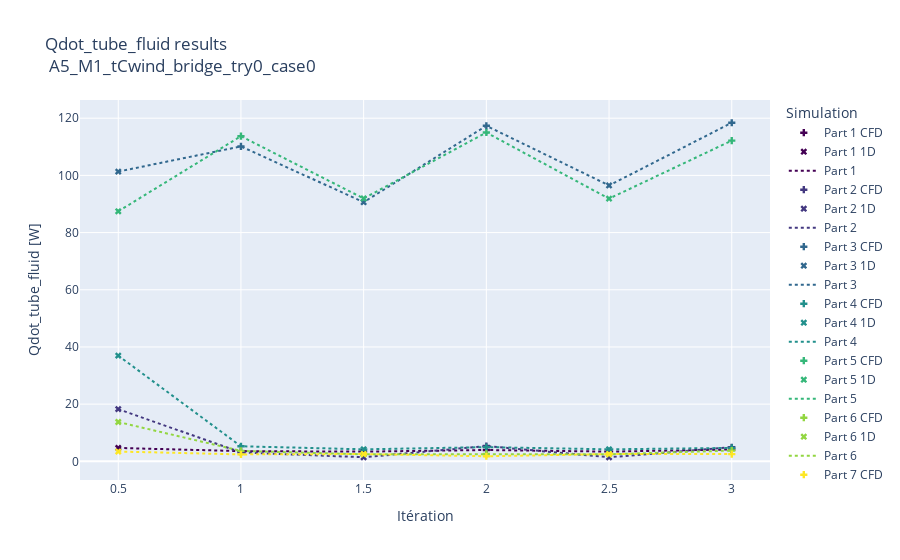
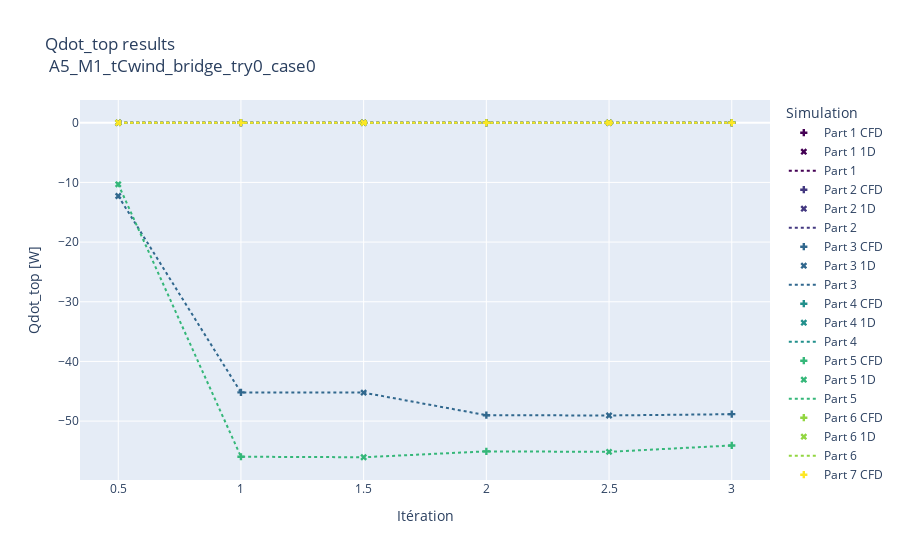
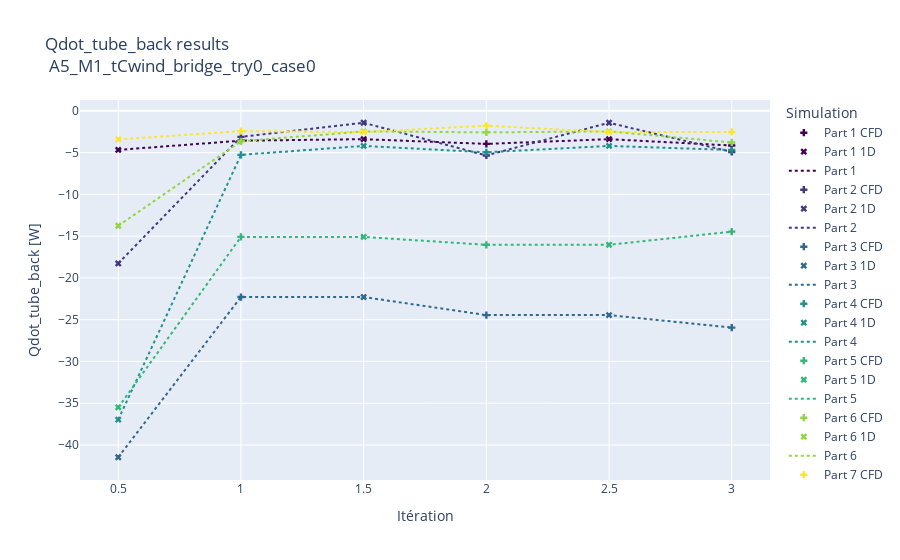
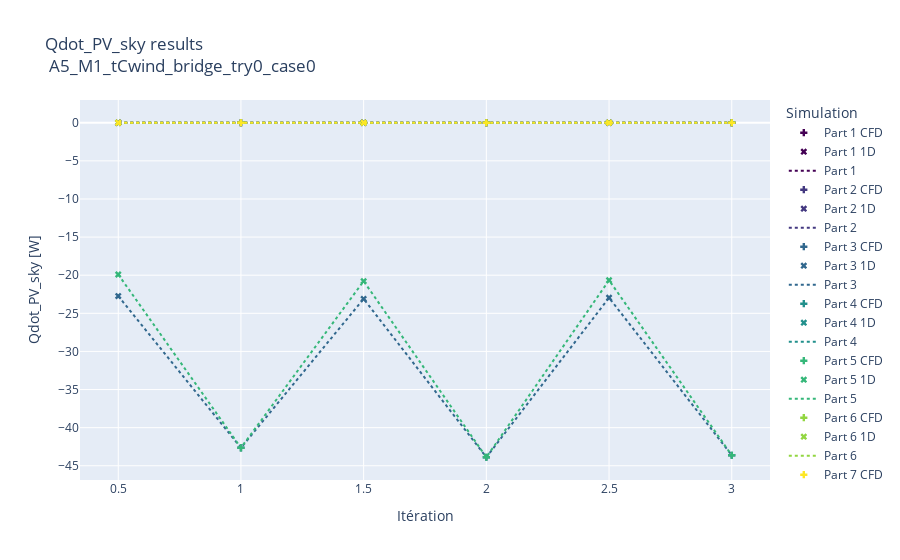

Notebook code cell kept with these figures, in order:
### Code cell
SR_fp =r'D:\ANSYS Fluent Projects\pvt_slice_outdoor\Fluent_GMI\SimulationResults'
caoMeshCodes = ['A5_M1','A7_M1']
cases = [0,1,2,3]
testConditionsCode = 'tCwind'
method = 'bridge'
no_try =0
for no_case in cases :
    for caoMeshCode in caoMeshCodes:
        # plot_CFD_participation_last_it(SR_fp, caoMeshCode, testConditionsCode, method, no_try, no_case).show()
        # bplt.plot_1D_participation_last_it(SR_fp, caoMeshCode, testConditionsCode, method, no_try, no_case).show()
        for Qdot in ['Qdot_tube_fluid', 'Qdot_top','Qdot_tube_back', 'Qdot_PV_sky', 'Qdot_top_rad', 'Qdot_top_conv', 'Qdot_tube_back_rad', 'Qdot_tube_back_conv'] :
            bplt.plot_big_it(Qdot, SR_fp, caoMeshCode, testConditionsCode, method, no_try, no_case).show()

### Figure 1 — Plotly figure (JSON) as saved in the notebook; plotly's stock layout.template omitted (floating-point values rounded to 4 significant figures)
{"data": [{"hovertemplate": "CFD Itération: %{x}<br>Qdot_tube_fluid : %{y:.2f} W<br>Part 1", "line": {"color": "rgb(68, 1, 84)", "width": 2}, "marker": {"symbol": "cross"}, "mode": "markers", "name": "Part 1 CFD", "type": "scatter", "x": [1, 2, 3], "y": [3.57, 3.955, 4.15]}, {"hovertemplate": "1D Itération: %{x}<br>Qdot_tube_fluid : %{y:.2f} W<br>Part 1", "line": {"color": "rgb(68, 1, 84)", "dash": "dot", "width": 2}, "marker": {"symbol": "x"}, "mode": "markers", "name": "Part 1 1D", "type": "scatter", "x": [0.5, 1.5, 2.5], "y": [4.671, 3.389, 3.389]}, {"line": {"color": "rgb(68, 1, 84)", "dash": "dot", "width": 2}, "mode": "lines", "name": "Part 1", "type": "scatter", "x": [0.5, 1, 1.5, 2, 2.5, 3], "y": [4.671, 3.57, 3.389, 3.955, 3.389, 4.15]}, {"hovertemplate": "CFD Itération: %{x}<br>Qdot_tube_fluid : %{y:.2f} W<br>Part 2", "line": {"color": "rgb(67, 56, 128)", "width": 2}, "marker": {"symbol": "cross"}, "mode": "markers", "name": "Part 2 CFD", "type": "scatter", "x": [1, 2, 3], "y": [3.111, 5.337, 4.922]}, {"hovertemplate": "1D Itération: %{x}<br>Qdot_tube_fluid : %{y:.2f} W<br>Part 2", "line": {"color": "rgb(67, 56, 128)", "dash": "dot", "width": 2}, "marker": {"symbol": "x"}, "mode": "markers", "name": "Part 2 1D", "type": "scatter", "x": [0.5, 1.5, 2.5], "y": [18.27, 1.423, 1.423]}, {"line": {"color": "rgb(67, 56, 128)", "dash": "dot", "width": 2}, "mode": "lines", "name": "Part 2", "type": "scatter", "x": [0.5, 1, 1.5, 2, 2.5, 3], "y": [18.27, 3.111, 1.423, 5.337, 1.423, 4.922]}, {"hovertemplate": "CFD Itération: %{x}<br>Qdot_tube_fluid : %{y:.2f} W<br>Part 3", "line": {"color": "rgb(49, 104, 142)", "width": 2}, "marker": {"symbol": "cross"}, "mode": "markers", "name": "Part 3 CFD", "type": "scatter", "x": [1, 2, 3], "y": [110.1, 117.3, 118.4]}, {"hovertemplate": "1D Itération: %{x}<br>Qdot_tube_fluid : %{y:.2f} W<br>Part 3", "line": {"color": "rgb(49, 104, 142)", "dash": "dot", "width": 2}, "marker": {"symbol": "x"}, "mode": "markers", "name": "Part 3 1D", "type": "scatter", "x": [0.5, 1.5, 2.5], "y": [101.3, 90.63, 96.48]}, {"line": {"color": "rgb(49, 104, 142)", "dash": "dot", "width": 2}, "mode": "lines", "name": "Part 3", "type": "scatter", "x": [0.5, 1, 1.5, 2, 2.5, 3], "y": [101.3, 110.1, 90.63, 117.3, 96.48, 118.4]}, {"hovertemplate": "CFD Itération: %{x}<br>Qdot_tube_fluid : %{y:.2f} W<br>Part 4", "line": {"color": "rgb(34, 144, 140)", "width": 2}, "marker": {"symbol": "cross"}, "mode": "markers", "name": "Part 4 CFD", "type": "scatter", "x": [1, 2, 3], "y": [5.264, 4.961, 4.689]}, {"hovertemplate": "1D Itération: %{x}<br>Qdot_tube_fluid : %{y:.2f} W<br>Part 4", "line": {"color": "rgb(34, 144, 140)", "dash": "dot", "width": 2}, "marker": {"symbol": "x"}, "mode": "markers", "name": "Part 4 1D", "type": "scatter", "x": [0.5, 1.5, 2.5], "y": [36.97, 4.196, 4.196]}, {"line": {"color": "rgb(34, 144, 140)", "dash": "dot", "width": 2}, "mode": "lines", "name": "Part 4", "type": "scatter", "x": [0.5, 1, 1.5, 2, 2.5, 3], "y": [36.97, 5.264, 4.196, 4.961, 4.196, 4.689]}, {"hovertemplate": "CFD Itération: %{x}<br>Qdot_tube_fluid : %{y:.2f} W<br>Part 5", "line": {"color": "rgb(53, 183, 121)", "width": 2}, "marker": {"symbol": "cross"}, "mode": "markers", "name": "Part 5 CFD", "type": "scatter", "x": [1, 2, 3], "y": [113.7, 115.0, 112.2]}, {"hovertemplate": "1D Itération: %{x}<br>Qdot_tube_fluid : %{y:.2f} W<br>Part 5", "line": {"color": "rgb(53, 183, 121)", "dash": "dot", "width": 2}, "marker": {"symbol": "x"}, "mode": "markers", "name": "Part 5 1D", "type": "scatter", "x": [0.5, 1.5, 2.5], "y": [87.43, 91.94, 91.86]}, {"line": {"color": "rgb(53, 183, 121)", "dash": "dot", "width": 2}, "mode": "lines", "name": "Part 5", "type": "scatter", "x": [0.5, 1, 1.5, 2, 2.5, 3], "y": [87.43, 113.7, 91.94, 115.0, 91.86, 112.2]}, {"hovertemplate": "CFD Itération: %{x}<br>Qdot_tube_fluid : %{y:.2f} W<br>Part 6", "line": {"color": "rgb(146, 214, 65)", "width": 2}, "marker": {"symbol": "cross"}, "mode": "markers", "name": "Part 6 CFD", "type": "scatter", "x": [1, 2, 3], "y": [3.64, 2.574, 3.779]}, {"hovertemplate": "1D Itération: %{x}<br>Qdot_tube_fluid : %{y:.2f} W<br>Part 6", "line": {"color": "rgb(146, 214, 65)", "dash": "dot", "width": 2}, "marker": {"symbol": "x"}, "mode": "markers", "name": "Part 6 1D", "type": "scatter", "x": [0.5, 1.5, 2.5], "y": [13.76, 2.455, 2.455]}, {"line": {"color": "rgb(146, 214, 65)", "dash": "dot", "width": 2}, "mode": "lines", "name": "Part 6", "type": "scatter", "x": [0.5, 1, 1.5, 2, 2.5, 3], "y": [13.76, 3.64, 2.455, 2.574, 2.455, 3.779]}, {"hovertemplate": "CFD Itération: %{x}<br>Qdot_tube_fluid : %{y:.2f} W<br>Part 7", "line": {"color": "rgb(253, 231, 37)", "width": 2}, "marker": {"symbol": "cross"}, "mode": "markers", "name": "Part 7 CFD", "type": "scatter", "x": [1, 2, 3], "y": [2.421, 1.767, 2.524]}, {"hovertemplate": "1D Itération: %{x}<br>Qdot_tube_fluid : %{y:.2f} W<br>Part 7", "line": {"color": "rgb(253, 231, 37)", "dash": "dot", "width": 2}, "marker": {"symbol": "x"}, "mode": "markers", "name": "Part 7 1D", "type": "scatter", "x": [0.5, 1.5, 2.5], "y": [3.423, 2.547, 2.547]}, {"line": {"color": "rgb(253, 231, 37)", "dash": "dot", "width": 2}, "mode": "lines", "name": "Part 7", "type": "scatter", "x": [0.5, 1, 1.5, 2, 2.5, 3], "y": [3.423, 2.421, 2.547, 1.767, 2.547, 2.524]}], "layout": {"legend": {"title": {"text": "Simulation"}}, "title": {"text": "Qdot_tube_fluid results <br> A5_M1_tCwind_bridge_try0_case0"}, "xaxis": {"title": {"text": "Itération"}}, "yaxis": {"title": {"text": "Qdot_tube_fluid [W]"}}}}

### Figure 2 — Plotly figure (JSON) as saved in the notebook; plotly's stock layout.template omitted (floating-point values rounded to 4 significant figures)
{"data": [{"hovertemplate": "CFD Itération: %{x}<br>Qdot_top : %{y:.2f} W<br>Part 1", "line": {"color": "rgb(68, 1, 84)", "width": 2}, "marker": {"symbol": "cross"}, "mode": "markers", "name": "Part 1 CFD", "type": "scatter", "x": [1, 2, 3], "y": [1e-06, 1e-06, 1e-06]}, {"hovertemplate": "1D Itération: %{x}<br>Qdot_top : %{y:.2f} W<br>Part 1", "line": {"color": "rgb(68, 1, 84)", "dash": "dot", "width": 2}, "marker": {"symbol": "x"}, "mode": "markers", "name": "Part 1 1D", "type": "scatter", "x": [0.5, 1.5, 2.5], "y": [-2.261e-06, -2.382e-07, -2.382e-07]}, {"line": {"color": "rgb(68, 1, 84)", "dash": "dot", "width": 2}, "mode": "lines", "name": "Part 1", "type": "scatter", "x": [0.5, 1, 1.5, 2, 2.5, 3], "y": [-2.261e-06, 1e-06, -2.382e-07, 1e-06, -2.382e-07, 1e-06]}, {"hovertemplate": "CFD Itération: %{x}<br>Qdot_top : %{y:.2f} W<br>Part 2", "line": {"color": "rgb(67, 56, 128)", "width": 2}, "marker": {"symbol": "cross"}, "mode": "markers", "name": "Part 2 CFD", "type": "scatter", "x": [1, 2, 3], "y": [1e-06, 1e-06, 1e-06]}, {"hovertemplate": "1D Itération: %{x}<br>Qdot_top : %{y:.2f} W<br>Part 2", "line": {"color": "rgb(67, 56, 128)", "dash": "dot", "width": 2}, "marker": {"symbol": "x"}, "mode": "markers", "name": "Part 2 1D", "type": "scatter", "x": [0.5, 1.5, 2.5], "y": [-1.815e-06, -4.062e-06, -4.062e-06]}, {"line": {"color": "rgb(67, 56, 128)", "dash": "dot", "width": 2}, "mode": "lines", "name": "Part 2", "type": "scatter", "x": [0.5, 1, 1.5, 2, 2.5, 3], "y": [-1.815e-06, 1e-06, -4.062e-06, 1e-06, -4.062e-06, 1e-06]}, {"hovertemplate": "CFD Itération: %{x}<br>Qdot_top : %{y:.2f} W<br>Part 3", "line": {"color": "rgb(49, 104, 142)", "width": 2}, "marker": {"symbol": "cross"}, "mode": "markers", "name": "Part 3 CFD", "type": "scatter", "x": [1, 2, 3], "y": [-45.19, -49.01, -48.84]}, {"hovertemplate": "1D Itération: %{x}<br>Qdot_top : %{y:.2f} W<br>Part 3", "line": {"color": "rgb(49, 104, 142)", "dash": "dot", "width": 2}, "marker": {"symbol": "x"}, "mode": "markers", "name": "Part 3 1D", "type": "scatter", "x": [0.5, 1.5, 2.5], "y": [-12.28, -45.23, -49.06]}, {"line": {"color": "rgb(49, 104, 142)", "dash": "dot", "width": 2}, "mode": "lines", "name": "Part 3", "type": "scatter", "x": [0.5, 1, 1.5, 2, 2.5, 3], "y": [-12.28, -45.19, -45.23, -49.01, -49.06, -48.84]}, {"hovertemplate": "CFD Itération: %{x}<br>Qdot_top : %{y:.2f} W<br>Part 4", "line": {"color": "rgb(34, 144, 140)", "width": 2}, "marker": {"symbol": "cross"}, "mode": "markers", "name": "Part 4 CFD", "type": "scatter", "x": [1, 2, 3], "y": [1e-06, 1e-06, 1e-06]}, {"hovertemplate": "1D Itération: %{x}<br>Qdot_top : %{y:.2f} W<br>Part 4", "line": {"color": "rgb(34, 144, 140)", "dash": "dot", "width": 2}, "marker": {"symbol": "x"}, "mode": "markers", "name": "Part 4 1D", "type": "scatter", "x": [0.5, 1.5, 2.5], "y": [-3.572e-06, -8.632e-06, -8.578e-06]}, {"line": {"color": "rgb(34, 144, 140)", "dash": "dot", "width": 2}, "mode": "lines", "name": "Part 4", "type": "scatter", "x": [0.5, 1, 1.5, 2, 2.5, 3], "y": [-3.572e-06, 1e-06, -8.632e-06, 1e-06, -8.578e-06, 1e-06]}, {"hovertemplate": "CFD Itération: %{x}<br>Qdot_top : %{y:.2f} W<br>Part 5", "line": {"color": "rgb(53, 183, 121)", "width": 2}, "marker": {"symbol": "cross"}, "mode": "markers", "name": "Part 5 CFD", "type": "scatter", "x": [1, 2, 3], "y": [-55.97, -55.07, -54.08]}, {"hovertemplate": "1D Itération: %{x}<br>Qdot_top : %{y:.2f} W<br>Part 5", "line": {"color": "rgb(53, 183, 121)", "dash": "dot", "width": 2}, "marker": {"symbol": "x"}, "mode": "markers", "name": "Part 5 1D", "type": "scatter", "x": [0.5, 1.5, 2.5], "y": [-10.31, -56.06, -55.15]}, {"line": {"color": "rgb(53, 183, 121)", "dash": "dot", "width": 2}, "mode": "lines", "name": "Part 5", "type": "scatter", "x": [0.5, 1, 1.5, 2, 2.5, 3], "y": [-10.31, -55.97, -56.06, -55.07, -55.15, -54.08]}, {"hovertemplate": "CFD Itération: %{x}<br>Qdot_top : %{y:.2f} W<br>Part 6", "line": {"color": "rgb(146, 214, 65)", "width": 2}, "marker": {"symbol": "cross"}, "mode": "markers", "name": "Part 6 CFD", "type": "scatter", "x": [1, 2, 3], "y": [1e-06, 1e-06, 1e-06]}, {"hovertemplate": "1D Itération: %{x}<br>Qdot_top : %{y:.2f} W<br>Part 6", "line": {"color": "rgb(146, 214, 65)", "dash": "dot", "width": 2}, "marker": {"symbol": "x"}, "mode": "markers", "name": "Part 6 1D", "type": "scatter", "x": [0.5, 1.5, 2.5], "y": [-1.289e-06, -3.329e-06, -3.307e-06]}, {"line": {"color": "rgb(146, 214, 65)", "dash": "dot", "width": 2}, "mode": "lines", "name": "Part 6", "type": "scatter", "x": [0.5, 1, 1.5, 2, 2.5, 3], "y": [-1.289e-06, 1e-06, -3.329e-06, 1e-06, -3.307e-06, 1e-06]}, {"hovertemplate": "CFD Itération: %{x}<br>Qdot_top : %{y:.2f} W<br>Part 7", "line": {"color": "rgb(253, 231, 37)", "width": 2}, "marker": {"symbol": "cross"}, "mode": "markers", "name": "Part 7 CFD", "type": "scatter", "x": [1, 2, 3], "y": [1e-06, 1e-06, 1e-06]}, {"hovertemplate": "1D Itération: %{x}<br>Qdot_top : %{y:.2f} W<br>Part 7", "line": {"color": "rgb(253, 231, 37)", "dash": "dot", "width": 2}, "marker": {"symbol": "x"}, "mode": "markers", "name": "Part 7 1D", "type": "scatter", "x": [0.5, 1.5, 2.5], "y": [-1.722e-06, -1.963e-07, -1.923e-07]}, {"line": {"color": "rgb(253, 231, 37)", "dash": "dot", "width": 2}, "mode": "lines", "name": "Part 7", "type": "scatter", "x": [0.5, 1, 1.5, 2, 2.5, 3], "y": [-1.722e-06, 1e-06, -1.963e-07, 1e-06, -1.923e-07, 1e-06]}], "layout": {"legend": {"title": {"text": "Simulation"}}, "title": {"text": "Qdot_top results <br> A5_M1_tCwind_bridge_try0_case0"}, "xaxis": {"title": {"text": "Itération"}}, "yaxis": {"title": {"text": "Qdot_top [W]"}}}}

### Figure 3 — Plotly figure (JSON) as saved in the notebook; plotly's stock layout.template omitted (floating-point values rounded to 4 significant figures)
{"data": [{"hovertemplate": "CFD Itération: %{x}<br>Qdot_tube_back : %{y:.2f} W<br>Part 1", "line": {"color": "rgb(68, 1, 84)", "width": 2}, "marker": {"symbol": "cross"}, "mode": "markers", "name": "Part 1 CFD", "type": "scatter", "x": [1, 2, 3], "y": [-3.57, -3.955, -4.15]}, {"hovertemplate": "1D Itération: %{x}<br>Qdot_tube_back : %{y:.2f} W<br>Part 1", "line": {"color": "rgb(68, 1, 84)", "dash": "dot", "width": 2}, "marker": {"symbol": "x"}, "mode": "markers", "name": "Part 1 1D", "type": "scatter", "x": [0.5, 1.5, 2.5], "y": [-4.671, -3.389, -3.389]}, {"line": {"color": "rgb(68, 1, 84)", "dash": "dot", "width": 2}, "mode": "lines", "name": "Part 1", "type": "scatter", "x": [0.5, 1, 1.5, 2, 2.5, 3], "y": [-4.671, -3.57, -3.389, -3.955, -3.389, -4.15]}, {"hovertemplate": "CFD Itération: %{x}<br>Qdot_tube_back : %{y:.2f} W<br>Part 2", "line": {"color": "rgb(67, 56, 128)", "width": 2}, "marker": {"symbol": "cross"}, "mode": "markers", "name": "Part 2 CFD", "type": "scatter", "x": [1, 2, 3], "y": [-3.111, -5.337, -4.922]}, {"hovertemplate": "1D Itération: %{x}<br>Qdot_tube_back : %{y:.2f} W<br>Part 2", "line": {"color": "rgb(67, 56, 128)", "dash": "dot", "width": 2}, "marker": {"symbol": "x"}, "mode": "markers", "name": "Part 2 1D", "type": "scatter", "x": [0.5, 1.5, 2.5], "y": [-18.27, -1.423, -1.423]}, {"line": {"color": "rgb(67, 56, 128)", "dash": "dot", "width": 2}, "mode": "lines", "name": "Part 2", "type": "scatter", "x": [0.5, 1, 1.5, 2, 2.5, 3], "y": [-18.27, -3.111, -1.423, -5.337, -1.423, -4.922]}, {"hovertemplate": "CFD Itération: %{x}<br>Qdot_tube_back : %{y:.2f} W<br>Part 3", "line": {"color": "rgb(49, 104, 142)", "width": 2}, "marker": {"symbol": "cross"}, "mode": "markers", "name": "Part 3 CFD", "type": "scatter", "x": [1, 2, 3], "y": [-22.29, -24.45, -25.95]}, {"hovertemplate": "1D Itération: %{x}<br>Qdot_tube_back : %{y:.2f} W<br>Part 3", "line": {"color": "rgb(49, 104, 142)", "dash": "dot", "width": 2}, "marker": {"symbol": "x"}, "mode": "markers", "name": "Part 3 1D", "type": "scatter", "x": [0.5, 1.5, 2.5], "y": [-41.47, -22.29, -24.45]}, {"line": {"color": "rgb(49, 104, 142)", "dash": "dot", "width": 2}, "mode": "lines", "name": "Part 3", "type": "scatter", "x": [0.5, 1, 1.5, 2, 2.5, 3], "y": [-41.47, -22.29, -22.29, -24.45, -24.45, -25.95]}, {"hovertemplate": "CFD Itération: %{x}<br>Qdot_tube_back : %{y:.2f} W<br>Part 4", "line": {"color": "rgb(34, 144, 140)", "width": 2}, "marker": {"symbol": "cross"}, "mode": "markers", "name": "Part 4 CFD", "type": "scatter", "x": [1, 2, 3], "y": [-5.264, -4.961, -4.689]}, {"hovertemplate": "1D Itération: %{x}<br>Qdot_tube_back : %{y:.2f} W<br>Part 4", "line": {"color": "rgb(34, 144, 140)", "dash": "dot", "width": 2}, "marker": {"symbol": "x"}, "mode": "markers", "name": "Part 4 1D", "type": "scatter", "x": [0.5, 1.5, 2.5], "y": [-36.97, -4.195, -4.195]}, {"line": {"color": "rgb(34, 144, 140)", "dash": "dot", "width": 2}, "mode": "lines", "name": "Part 4", "type": "scatter", "x": [0.5, 1, 1.5, 2, 2.5, 3], "y": [-36.97, -5.264, -4.195, -4.961, -4.195, -4.689]}, {"hovertemplate": "CFD Itération: %{x}<br>Qdot_tube_back : %{y:.2f} W<br>Part 5", "line": {"color": "rgb(53, 183, 121)", "width": 2}, "marker": {"symbol": "cross"}, "mode": "markers", "name": "Part 5 CFD", "type": "scatter", "x": [1, 2, 3], "y": [-15.09, -16.04, -14.46]}, {"hovertemplate": "1D Itération: %{x}<br>Qdot_tube_back : %{y:.2f} W<br>Part 5", "line": {"color": "rgb(53, 183, 121)", "dash": "dot", "width": 2}, "marker": {"symbol": "x"}, "mode": "markers", "name": "Part 5 1D", "type": "scatter", "x": [0.5, 1.5, 2.5], "y": [-35.5, -15.09, -16.04]}, {"line": {"color": "rgb(53, 183, 121)", "dash": "dot", "width": 2}, "mode": "lines", "name": "Part 5", "type": "scatter", "x": [0.5, 1, 1.5, 2, 2.5, 3], "y": [-35.5, -15.09, -15.09, -16.04, -16.04, -14.46]}, {"hovertemplate": "CFD Itération: %{x}<br>Qdot_tube_back : %{y:.2f} W<br>Part 6", "line": {"color": "rgb(146, 214, 65)", "width": 2}, "marker": {"symbol": "cross"}, "mode": "markers", "name": "Part 6 CFD", "type": "scatter", "x": [1, 2, 3], "y": [-3.64, -2.574, -3.779]}, {"hovertemplate": "1D Itération: %{x}<br>Qdot_tube_back : %{y:.2f} W<br>Part 6", "line": {"color": "rgb(146, 214, 65)", "dash": "dot", "width": 2}, "marker": {"symbol": "x"}, "mode": "markers", "name": "Part 6 1D", "type": "scatter", "x": [0.5, 1.5, 2.5], "y": [-13.76, -2.455, -2.455]}, {"line": {"color": "rgb(146, 214, 65)", "dash": "dot", "width": 2}, "mode": "lines", "name": "Part 6", "type": "scatter", "x": [0.5, 1, 1.5, 2, 2.5, 3], "y": [-13.76, -3.64, -2.455, -2.574, -2.455, -3.779]}, {"hovertemplate": "CFD Itération: %{x}<br>Qdot_tube_back : %{y:.2f} W<br>Part 7", "line": {"color": "rgb(253, 231, 37)", "width": 2}, "marker": {"symbol": "cross"}, "mode": "markers", "name": "Part 7 CFD", "type": "scatter", "x": [1, 2, 3], "y": [-2.421, -1.767, -2.524]}, {"hovertemplate": "1D Itération: %{x}<br>Qdot_tube_back : %{y:.2f} W<br>Part 7", "line": {"color": "rgb(253, 231, 37)", "dash": "dot", "width": 2}, "marker": {"symbol": "x"}, "mode": "markers", "name": "Part 7 1D", "type": "scatter", "x": [0.5, 1.5, 2.5], "y": [-3.423, -2.547, -2.547]}, {"line": {"color": "rgb(253, 231, 37)", "dash": "dot", "width": 2}, "mode": "lines", "name": "Part 7", "type": "scatter", "x": [0.5, 1, 1.5, 2, 2.5, 3], "y": [-3.423, -2.421, -2.547, -1.767, -2.547, -2.524]}], "layout": {"legend": {"title": {"text": "Simulation"}}, "title": {"text": "Qdot_tube_back results <br> A5_M1_tCwind_bridge_try0_case0"}, "xaxis": {"title": {"text": "Itération"}}, "yaxis": {"title": {"text": "Qdot_tube_back [W]"}}}}

### Figure 4 — Plotly figure (JSON) as saved in the notebook; plotly's stock layout.template omitted (floating-point values rounded to 4 significant figures)
{"data": [{"hovertemplate": "CFD Itération: %{x}<br>Qdot_PV_sky : %{y:.2f} W<br>Part 1", "line": {"color": "rgb(68, 1, 84)", "width": 2}, "marker": {"symbol": "cross"}, "mode": "markers", "name": "Part 1 CFD", "type": "scatter", "x": [1, 2, 3], "y": [1e-06, 1e-06, 1e-06]}, {"hovertemplate": "1D Itération: %{x}<br>Qdot_PV_sky : %{y:.2f} W<br>Part 1", "line": {"color": "rgb(68, 1, 84)", "dash": "dot", "width": 2}, "marker": {"symbol": "x"}, "mode": "markers", "name": "Part 1 1D", "type": "scatter", "x": [0.5, 1.5, 2.5], "y": [-4.45e-06, -9.911e-06, -9.911e-06]}, {"line": {"color": "rgb(68, 1, 84)", "dash": "dot", "width": 2}, "mode": "lines", "name": "Part 1", "type": "scatter", "x": [0.5, 1, 1.5, 2, 2.5, 3], "y": [-4.45e-06, 1e-06, -9.911e-06, 1e-06, -9.911e-06, 1e-06]}, {"hovertemplate": "CFD Itération: %{x}<br>Qdot_PV_sky : %{y:.2f} W<br>Part 2", "line": {"color": "rgb(67, 56, 128)", "width": 2}, "marker": {"symbol": "cross"}, "mode": "markers", "name": "Part 2 CFD", "type": "scatter", "x": [1, 2, 3], "y": [1e-06, 1e-06, 1e-06]}, {"hovertemplate": "1D Itération: %{x}<br>Qdot_PV_sky : %{y:.2f} W<br>Part 2", "line": {"color": "rgb(67, 56, 128)", "dash": "dot", "width": 2}, "marker": {"symbol": "x"}, "mode": "markers", "name": "Part 2 1D", "type": "scatter", "x": [0.5, 1.5, 2.5], "y": [-4.823e-05, -0.000169, -0.000169]}, {"line": {"color": "rgb(67, 56, 128)", "dash": "dot", "width": 2}, "mode": "lines", "name": "Part 2", "type": "scatter", "x": [0.5, 1, 1.5, 2, 2.5, 3], "y": [-4.823e-05, 1e-06, -0.000169, 1e-06, -0.000169, 1e-06]}, {"hovertemplate": "CFD Itération: %{x}<br>Qdot_PV_sky : %{y:.2f} W<br>Part 3", "line": {"color": "rgb(49, 104, 142)", "width": 2}, "marker": {"symbol": "cross"}, "mode": "markers", "name": "Part 3 CFD", "type": "scatter", "x": [1, 2, 3], "y": [-42.65, -43.88, -43.62]}, {"hovertemplate": "1D Itération: %{x}<br>Qdot_PV_sky : %{y:.2f} W<br>Part 3", "line": {"color": "rgb(49, 104, 142)", "dash": "dot", "width": 2}, "marker": {"symbol": "x"}, "mode": "markers", "name": "Part 3 1D", "type": "scatter", "x": [0.5, 1.5, 2.5], "y": [-22.74, -23.1, -22.96]}, {"line": {"color": "rgb(49, 104, 142)", "dash": "dot", "width": 2}, "mode": "lines", "name": "Part 3", "type": "scatter", "x": [0.5, 1, 1.5, 2, 2.5, 3], "y": [-22.74, -42.65, -23.1, -43.88, -22.96, -43.62]}, {"hovertemplate": "CFD Itération: %{x}<br>Qdot_PV_sky : %{y:.2f} W<br>Part 4", "line": {"color": "rgb(34, 144, 140)", "width": 2}, "marker": {"symbol": "cross"}, "mode": "markers", "name": "Part 4 CFD", "type": "scatter", "x": [1, 2, 3], "y": [1e-06, 1e-06, 1e-06]}, {"hovertemplate": "1D Itération: %{x}<br>Qdot_PV_sky : %{y:.2f} W<br>Part 4", "line": {"color": "rgb(34, 144, 140)", "dash": "dot", "width": 2}, "marker": {"symbol": "x"}, "mode": "markers", "name": "Part 4 1D", "type": "scatter", "x": [0.5, 1.5, 2.5], "y": [-9.806e-05, -0.0003592, -0.0003569]}, {"line": {"color": "rgb(34, 144, 140)", "dash": "dot", "width": 2}, "mode": "lines", "name": "Part 4", "type": "scatter", "x": [0.5, 1, 1.5, 2, 2.5, 3], "y": [-9.806e-05, 1e-06, -0.0003592, 1e-06, -0.0003569, 1e-06]}, {"hovertemplate": "CFD Itération: %{x}<br>Qdot_PV_sky : %{y:.2f} W<br>Part 5", "line": {"color": "rgb(53, 183, 121)", "width": 2}, "marker": {"symbol": "cross"}, "mode": "markers", "name": "Part 5 CFD", "type": "scatter", "x": [1, 2, 3], "y": [-42.65, -43.88, -43.62]}, {"hovertemplate": "1D Itération: %{x}<br>Qdot_PV_sky : %{y:.2f} W<br>Part 5", "line": {"color": "rgb(53, 183, 121)", "dash": "dot", "width": 2}, "marker": {"symbol": "x"}, "mode": "markers", "name": "Part 5 1D", "type": "scatter", "x": [0.5, 1.5, 2.5], "y": [-19.91, -20.78, -20.66]}, {"line": {"color": "rgb(53, 183, 121)", "dash": "dot", "width": 2}, "mode": "lines", "name": "Part 5", "type": "scatter", "x": [0.5, 1, 1.5, 2, 2.5, 3], "y": [-19.91, -42.65, -20.78, -43.88, -20.66, -43.62]}, {"hovertemplate": "CFD Itération: %{x}<br>Qdot_PV_sky : %{y:.2f} W<br>Part 6", "line": {"color": "rgb(146, 214, 65)", "width": 2}, "marker": {"symbol": "cross"}, "mode": "markers", "name": "Part 6 CFD", "type": "scatter", "x": [1, 2, 3], "y": [1e-06, 1e-06, 1e-06]}, {"hovertemplate": "1D Itération: %{x}<br>Qdot_PV_sky : %{y:.2f} W<br>Part 6", "line": {"color": "rgb(146, 214, 65)", "dash": "dot", "width": 2}, "marker": {"symbol": "x"}, "mode": "markers", "name": "Part 6 1D", "type": "scatter", "x": [0.5, 1.5, 2.5], "y": [-3.656e-05, -0.0001385, -0.0001376]}, {"line": {"color": "rgb(146, 214, 65)", "dash": "dot", "width": 2}, "mode": "lines", "name": "Part 6", "type": "scatter", "x": [0.5, 1, 1.5, 2, 2.5, 3], "y": [-3.656e-05, 1e-06, -0.0001385, 1e-06, -0.0001376, 1e-06]}, {"hovertemplate": "CFD Itération: %{x}<br>Qdot_PV_sky : %{y:.2f} W<br>Part 7", "line": {"color": "rgb(253, 231, 37)", "width": 2}, "marker": {"symbol": "cross"}, "mode": "markers", "name": "Part 7 CFD", "type": "scatter", "x": [1, 2, 3], "y": [1e-06, 1e-06, 1e-06]}, {"hovertemplate": "1D Itération: %{x}<br>Qdot_PV_sky : %{y:.2f} W<br>Part 7", "line": {"color": "rgb(253, 231, 37)", "dash": "dot", "width": 2}, "marker": {"symbol": "x"}, "mode": "markers", "name": "Part 7 1D", "type": "scatter", "x": [0.5, 1.5, 2.5], "y": [-3.389e-06, -8.168e-06, -8.001e-06]}, {"line": {"color": "rgb(253, 231, 37)", "dash": "dot", "width": 2}, "mode": "lines", "name": "Part 7", "type": "scatter", "x": [0.5, 1, 1.5, 2, 2.5, 3], "y": [-3.389e-06, 1e-06, -8.168e-06, 1e-06, -8.001e-06, 1e-06]}], "layout": {"legend": {"title": {"text": "Simulation"}}, "title": {"text": "Qdot_PV_sky results <br> A5_M1_tCwind_bridge_try0_case0"}, "xaxis": {"title": {"text": "Itération"}}, "yaxis": {"title": {"text": "Qdot_PV_sky [W]"}}}}
